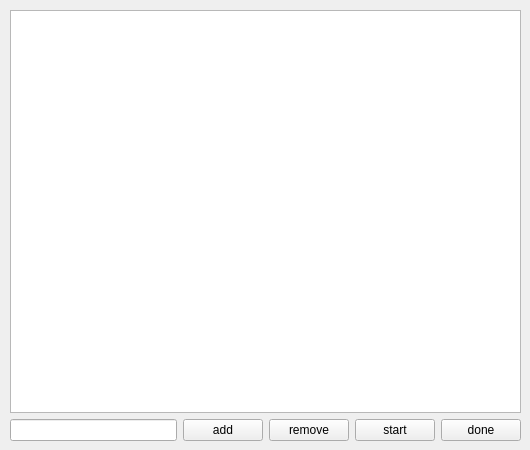
<?xml version="1.0" encoding="UTF-8"?>
<ui version="4.0">
 <class>dialog</class>
 <widget class="QWidget" name="dialog">
  <property name="geometry">
   <rect>
    <x>0</x>
    <y>0</y>
    <width>530</width>
    <height>450</height>
   </rect>
  </property>
  <property name="windowTitle">
   <string>Form</string>
  </property>
  <widget class="QWidget" name="verticalLayoutWidget">
   <property name="geometry">
    <rect>
     <x>10</x>
     <y>10</y>
     <width>511</width>
     <height>431</height>
    </rect>
   </property>
   <layout class="QVBoxLayout" name="verticalLayout">
    <item>
     <widget class="QListWidget" name="taskList"/>
    </item>
    <item>
     <layout class="QHBoxLayout" name="horizontalLayout">
      <item>
       <widget class="QLineEdit" name="taskName"/>
      </item>
      <item>
       <widget class="QPushButton" name="addButton">
        <property name="text">
         <string>add</string>
        </property>
       </widget>
      </item>
      <item>
       <widget class="QPushButton" name="removeButton">
        <property name="text">
         <string>remove</string>
        </property>
       </widget>
      </item>
      <item>
       <widget class="QPushButton" name="startButton">
        <property name="text">
         <string>start</string>
        </property>
       </widget>
      </item>
      <item>
       <widget class="QPushButton" name="pushButton">
        <property name="text">
         <string>done</string>
        </property>
       </widget>
      </item>
     </layout>
    </item>
   </layout>
  </widget>
 </widget>
 <resources/>
 <connections/>
</ui>
